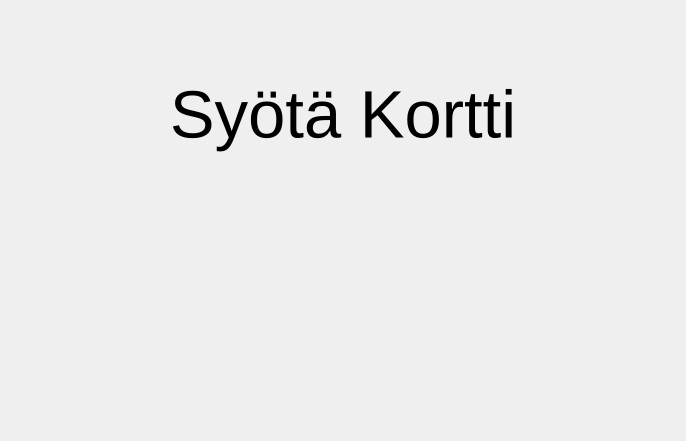
<?xml version="1.0" encoding="UTF-8"?>
<ui version="4.0">
 <class>InsertCardWindow</class>
 <widget class="QDialog" name="InsertCardWindow">
  <property name="geometry">
   <rect>
    <x>0</x>
    <y>0</y>
    <width>686</width>
    <height>441</height>
   </rect>
  </property>
  <property name="windowTitle">
   <string>Insert Card</string>
  </property>
  <layout class="QVBoxLayout" name="verticalLayout">
   <item>
    <widget class="QLabel" name="syotaKorttiLabel">
     <property name="font">
      <font>
       <pointsize>50</pointsize>
      </font>
     </property>
     <property name="text">
      <string>Syötä Kortti</string>
     </property>
     <property name="alignment">
      <set>Qt::AlignCenter</set>
     </property>
    </widget>
   </item>
   <item>
    <widget class="QLabel" name="infoLabel">
     <property name="font">
      <font>
       <pointsize>16</pointsize>
      </font>
     </property>
     <property name="text">
      <string/>
     </property>
     <property name="alignment">
      <set>Qt::AlignCenter</set>
     </property>
    </widget>
   </item>
  </layout>
 </widget>
 <resources/>
 <connections/>
</ui>
